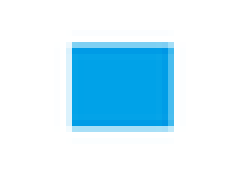
#> input picture notebook/csc420/assets/blue-square.png, 41 x 30 px, found by its file name (shown 6 times larger)
$ jupyter execute --allow-errors 'Edge Detection.ipynb'
#> lines starting #> are read from the running program, lines starting #| are printed output that depends on the picture
[cell 1]
import cv2
import numpy as np
from matplotlib import pyplot as plt
import math

def show_image(img, ax=None, title="", bgr=True):
    # since plt and cv2 have different RGB sorting
    if bgr:
        img = cv2.cvtColor(img,cv2.COLOR_BGR2RGB)
    if ax == None:
        plt.imshow(img.astype(np.uint8))
        plt.axis("off")
        plt.title(title)
    else:
        ax.imshow(img.astype(np.uint8))
        ax.set_axis_off()
        ax.set_title(title)

### How to find edges
An edge is a place of rapid change in image intensity function $\Rightarrow$ extrema of derivative

Since the image is discrete in pixels, take first-order forward discrete derivative (finite difference)

$$\frac{\partial f(x,y)}{\partial x} = \lim_{h \rightarrow 0}\frac{f(x+h, y) - f(x,y)}{g}\approx \frac{f(x+1, y) - f(x,y)}{1}$$

[cell 2]
image = cv2.imread('../assets/blue-square.png', cv2.IMREAD_GRAYSCALE)
#> image: shape (30, 41); min 114, max 255, mean 229.4
fig, axs = plt.subplots(1, 3, figsize=(12, 4))
image_v = cv2.filter2D(image, -1, np.array([[-1, 1]]), delta=122)
image_h = cv2.filter2D(image, -1, np.array([[1],
                                            [-1]]), delta=122)
show_image(image, axs[0])
show_image(image_v, axs[1], "[-1, 1]")
show_image(image_h, axs[2], "[-1, 1]^T")

image = cv2.imread('../assets/yurina.jpg')
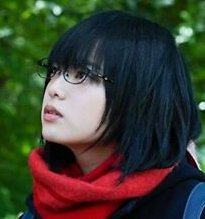
#> input picture notebook/csc420/assets/yurina.jpg, 205 x 219 px, found by its file name
#> image is the input picture: shape (219, 205, 3); mean B, G, R 48.8, 61.5, 59.4
fig, axs = plt.subplots(1, 3, figsize=(12, 4))
image_v = cv2.filter2D(image, -1, np.array([[-1, 1]]), delta=122)
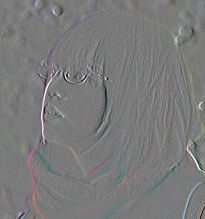
#> image_v: shape (219, 205, 3); mean B, G, R 122.2, 122.1, 122.1
image_h = cv2.filter2D(image, -1, np.array([[1],
                                            [-1]]), delta=122)
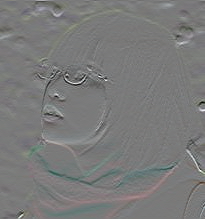
#> image_h: shape (219, 205, 3); mean B, G, R 122, 122.3, 122
show_image(image, axs[0])
show_image(image_v, axs[1], "[-1, 1]")
show_image(image_h, axs[2], "[-1, 1]^T")

#### Finite Difference Filters
Similarly, there are several common filters

__Prewitt__
$$M_x = \begin{bmatrix}
-1 & 0 & 1\\
-1 & 0 & 1\\
-1 & 0 & 1
\end{bmatrix}, M_y = \begin{bmatrix}
1 & 1 & 1\\
0 & 0 & 0\\
-1 & -1 &1
\end{bmatrix}$$

__Sobel__
$$M_x = \begin{bmatrix}
-1 & 0 & 1\\
-2 & 0 & 2\\
-1 & 0 & 1
\end{bmatrix}, M_y = \begin{bmatrix}
1 & 2 & 1\\
0 & 0 & 0\\
-1 & -2 & 1
\end{bmatrix}$$

__Roberts__
$$M_x = \begin{bmatrix}
0 & 1\\
-1 & 0
\end{bmatrix}, M_y = \begin{bmatrix}
1 & 0 \\
0 & -1
\end{bmatrix}$$

[cell 3]
fig, axs = plt.subplots(1, 3, figsize=(12, 4))
show_image(image, axs[0])
show_image(cv2.Sobel(image, -1, 1, 0, delta=122), axs[1],
           title="Sobel 3*3, dx")
#> in show_image (call 8), `img = cv2.cvtColor(img,cv2.COLOR_BGR2RGB)`:
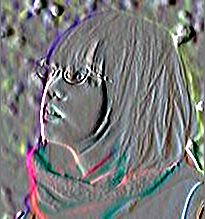
#> img: shape (219, 205, 3); mean R, G, B 122.3, 122.6, 123.3
show_image(cv2.Sobel(image, -1, 0, 1, delta=122), axs[2],
           title="Sobel 3*3, dy")
#> in show_image (call 9), `img = cv2.cvtColor(img,cv2.COLOR_BGR2RGB)`:
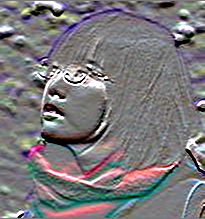
#> img: shape (219, 205, 3); mean R, G, B 122.3, 119.9, 122

#### Image Gradient
The gradient of an image is $\Delta f = [\partial_x f, \partial_y f]$
The gradient points in the direction of most rapid change in intensity
The __gradient direction__ (orientation of edge normal) is $\theta = \arctan(\partial_y f / \partial_x f)$
The __edge strength__ is given by the magnitude $\|\Delta f\| = \sqrt{\partial_xf^2 + \partial_yf^2}$

### Effect of Noise
Consider a noisy image $f$, where there are high frequency changes locally

#> (a cell that did not finish here is left out)

[cell 5]
rand = 60 + np.random.rand(500) * 5
rand = np.append(rand, np.arange(65, 35, -3))
rand = np.append(rand, 30 + np.random.rand(500) * 5)
ksize, sigma = 11, 5
kernel = cv2.getGaussianKernel(ksize, sigma)
smoothed = np.array([np.dot(kernel.T, rand[i:i+ksize]) for i in range(len(rand) - ksize)])
fig, axs = plt.subplots(2, 2, figsize=(12, 8))
axs[0][0].plot(rand)
axs[0][0].set_title("f(x)")
axs[0][1].plot(rand[1:] - rand[:-1])
axs[0][1].set_title("d/dx f(x)")
axs[1][0].plot(smoothed)
axs[1][0].set_title("smoothed with Gaussian h")
axs[1][1].plot(smoothed[1:] - smoothed[:-1])
axs[1][1].set_title("d/dx h * f");
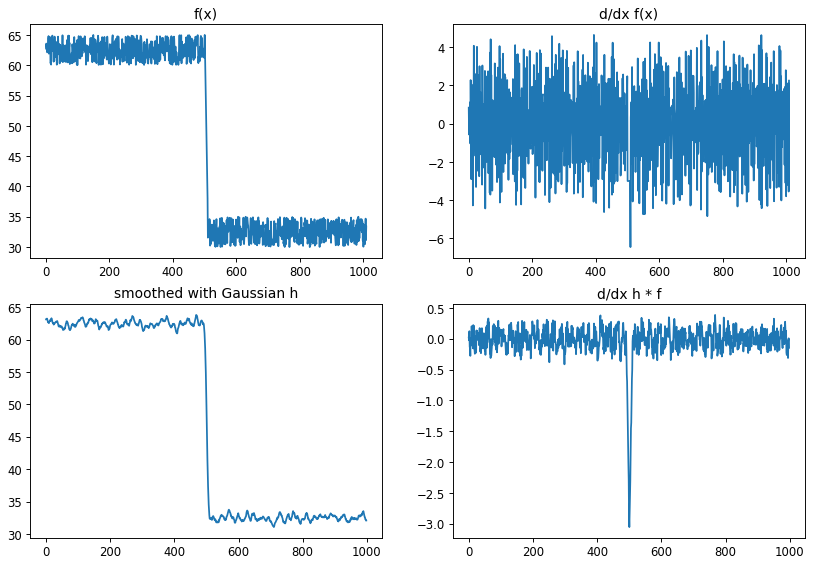
#> figure drawn by matplotlib, 4 panels; panel 1: curve peaks at x = 500, y = 65; panel 2: curve peaks at x = 394, y = 4.63; panel 3: curve peaks at x = 468, y = 63.81; panel 4: curve peaks at x = 767, y = 0.385

Therefore, we need to first smooth the image with some filter $h$ and then looks for the peak in $\partial_x (h*f)$

__Differentiation property of convolution__
$$\partial_x (h*f) = \partial_x h * f = h * \partial_x f$$
(proof from Fourier Series property of convolution, omitted for complexity)
Useful because we can save the operation only on our filter, which is often much smaller than the image

### Canny Edge Detection
One of the best known classical edge detection algorithm

 - Filter image with derivative of Gaussian for horizontal and vertical direction.

 - Find magnitude and orientation of gradient

 - Non-maximum suppression
    - purpose: to find "the largest" edge, so that the blurred, or small edges are removed. Overall, the edges will be thinner.
    - Implementation: For each pixel $(x,y)$, along the direction of the gradient $\theta$, check whether the pixel has the largest magnitude among the neighboring pixels on the positive and negative directions. If yes, then keep it, otherwise, suppress it.

 - Hysteresis thresholding
    - Purpose: since high threshold will wipe out too many edges while small threshold preserves too many unwanted small edges. Hysteresis thresholding will be able to connect stronger edges with thinner edges so that the edges are connected and show the true feature.
    - Implementation: used two thresholds, high threshold and low threshold, to get two sets of resulted edges. Then, the final result will be the strong edges, plus all thin edges (from low threshold) that are connected between two strong edges (from high threshold).

[cell 6]
fig, axs = plt.subplots(3, 3, figsize=(12, 12))
for i in range(3):
    for j in range(3):
        low = 10 + i * 30
        high = 100 + j * 50
        show_image(cv2.Canny(image, low, high), axs[i][j],
                   title = "low {low_}, high {high_}".format(low_=low, high_=high))
#> this loop made 3 passes
#> pass 1, in show_image (call 10), `img = cv2.cvtColor(img,cv2.COLOR_BGR2RGB)`:
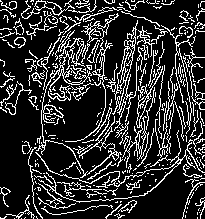
#> img: shape (219, 205, 3); 19.1% white in thin lines or dots
#> pass 1, in show_image (call 12), `img = cv2.cvtColor(img,cv2.COLOR_BGR2RGB)`:
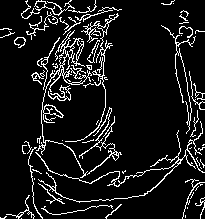
#> img: shape (219, 205, 3); 9.7% white in thin lines or dots
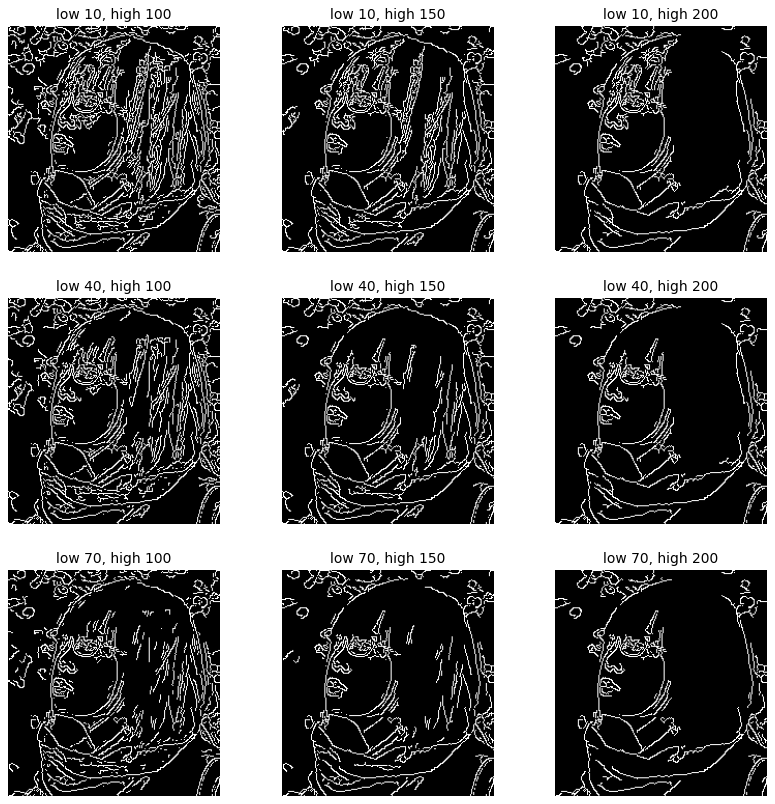
#> figure drawn by matplotlib, 9 panels

#### Laplacian of Gaussians

Using $\partial^2_x h * f$ as the filter, detecting edge by __zero-crossing__ of bottom graph

[cell 7]
rand = 60 + np.random.rand(500)
rand = np.append(rand, np.arange(60, 0, -5))
rand = np.append(rand, np.random.rand(500))
ksize, sigma = 51, 5
kernel = cv2.getGaussianKernel(ksize, sigma)
#> kernel = 51 values, max 0.0798 at index 25, min 2.97e-07 at index 0, mean 0.0196

smoothed = np.array([np.dot(kernel.T, rand[i:i+ksize]) for i in range(len(rand) - ksize)])
#> smoothed = 961 values, max 60.65 at index 431, min 0.334 at index 717, mean 30.57
d_smoothed = smoothed[1:] - smoothed[:-1]
#> d_smoothed = 960 values, max 0.0293 at index 564, min -3.83 at index 480, mean -0.0627
fig, axs = plt.subplots(1, 2, figsize=(12, 4))
axs[0].plot(rand)
axs[0].set_title("f(x)")
axs[1].plot(d_smoothed[1:] - d_smoothed[:-1])
axs[1].set_title("d^2/dx^2 h * f");
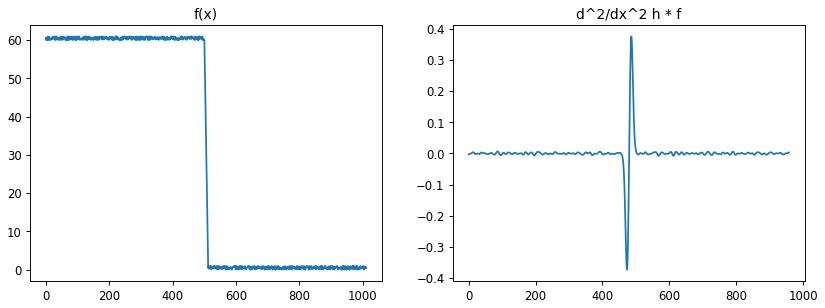
#> figure drawn by matplotlib, 2 panels; panel 1: curve peaks at x = 427, y = 61; panel 2: curve peaks at x = 486, y = 0.376
